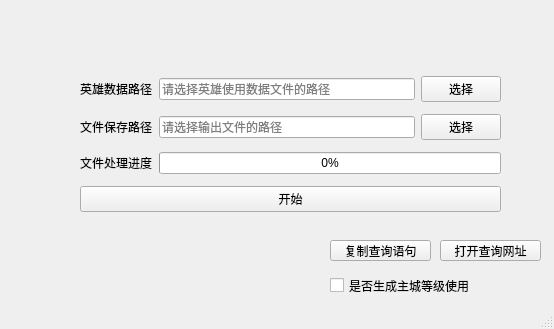
<?xml version="1.0" encoding="UTF-8"?>
<ui version="4.0">
 <class>MainWindow</class>
 <widget class="QMainWindow" name="MainWindow">
  <property name="windowModality">
   <enum>Qt::NonModal</enum>
  </property>
  <property name="geometry">
   <rect>
    <x>0</x>
    <y>0</y>
    <width>554</width>
    <height>329</height>
   </rect>
  </property>
  <property name="windowTitle">
   <string>英雄使用统计Excel生成器</string>
  </property>
  <widget class="QWidget" name="centralwidget">
   <widget class="QWidget" name="gridLayoutWidget">
    <property name="geometry">
     <rect>
      <x>80</x>
      <y>70</y>
      <width>421</width>
      <height>151</height>
     </rect>
    </property>
    <layout class="QGridLayout" name="gridLayout">
     <item row="0" column="0">
      <widget class="QLabel" name="label">
       <property name="text">
        <string>英雄数据路径</string>
       </property>
      </widget>
     </item>
     <item row="1" column="1">
      <widget class="QLineEdit" name="save_path_line">
       <property name="placeholderText">
        <string>请选择输出文件的路径</string>
       </property>
      </widget>
     </item>
     <item row="0" column="2">
      <widget class="QPushButton" name="chose_data_btn">
       <property name="text">
        <string>选择</string>
       </property>
      </widget>
     </item>
     <item row="2" column="0">
      <widget class="QLabel" name="label_4">
       <property name="text">
        <string>文件处理进度</string>
       </property>
      </widget>
     </item>
     <item row="1" column="2">
      <widget class="QPushButton" name="chose_file_btn">
       <property name="text">
        <string>选择</string>
       </property>
      </widget>
     </item>
     <item row="2" column="1" colspan="2">
      <widget class="QProgressBar" name="handle_file_progress">
       <property name="accessibleDescription">
        <string>正在为您创建</string>
       </property>
       <property name="value">
        <number>0</number>
       </property>
      </widget>
     </item>
     <item row="1" column="0">
      <widget class="QLabel" name="label_2">
       <property name="text">
        <string>文件保存路径</string>
       </property>
      </widget>
     </item>
     <item row="0" column="1">
      <widget class="QLineEdit" name="data_path_line">
       <property name="placeholderText">
        <string>请选择英雄使用数据文件的路径</string>
       </property>
      </widget>
     </item>
     <item row="3" column="0" colspan="3">
      <widget class="QPushButton" name="start_handle_btn">
       <property name="text">
        <string>开始</string>
       </property>
      </widget>
     </item>
    </layout>
   </widget>
   <widget class="QPushButton" name="copy_sql_btn">
    <property name="geometry">
     <rect>
      <x>330</x>
      <y>240</y>
      <width>101</width>
      <height>21</height>
     </rect>
    </property>
    <property name="text">
     <string>复制查询语句</string>
    </property>
   </widget>
   <widget class="QPushButton" name="open_link_btn">
    <property name="geometry">
     <rect>
      <x>440</x>
      <y>240</y>
      <width>101</width>
      <height>21</height>
     </rect>
    </property>
    <property name="text">
     <string>打开查询网址</string>
    </property>
   </widget>
   <widget class="QCheckBox" name="gen_pve_level_btn">
    <property name="geometry">
     <rect>
      <x>330</x>
      <y>275</y>
      <width>241</width>
      <height>21</height>
     </rect>
    </property>
    <property name="text">
     <string>是否生成主城等级使用</string>
    </property>
   </widget>
  </widget>
  <widget class="QStatusBar" name="statusbar"/>
 </widget>
 <resources/>
 <connections/>
</ui>
